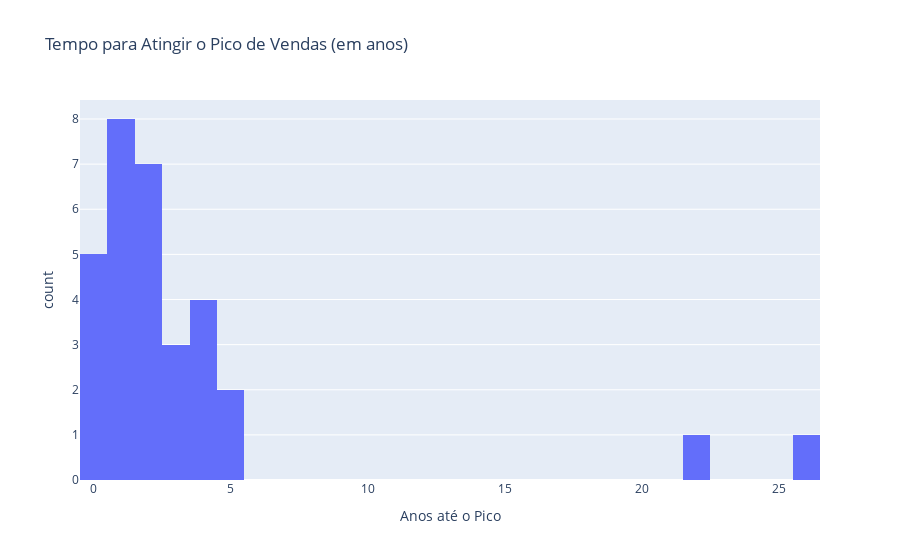

Write notebook code for a chart like this one.
### Code cell
# Plotando a distribuição do tempo para o pico de vendas
fig = px.histogram(
    peak_time,
    x='years_to_peak',
    title="Tempo para Atingir o Pico de Vendas (em anos)",
    labels={'years_to_peak': 'Anos até o Pico'},
    nbins=30
)
fig.show()

### Figure 1 — Plotly figure (JSON) as saved in the notebook; plotly's stock layout.template omitted (floating-point values rounded to 4 significant figures)
{"data": [{"alignmentgroup": "True", "bingroup": "x", "hovertemplate": "Anos até o Pico=%{x}<br>count=%{y}<extra></extra>", "legendgroup": "", "marker": {"color": "#636efa", "pattern": {"shape": ""}}, "name": "", "nbinsx": 30, "offsetgroup": "", "orientation": "v", "showlegend": false, "type": "histogram", "x": [1, 1, 0, 2, 22, 1, 4, 1, 2, 0, 3, 2, 1, 26, 0, 4, 4, 5, 2, 2, 1, 1, 0, 3, 0, 1, 3, 2, 5, 4, 2], "xaxis": "x", "yaxis": "y"}], "layout": {"barmode": "relative", "legend": {"tracegroupgap": 0}, "title": {"text": "Tempo para Atingir o Pico de Vendas (em anos)"}, "xaxis": {"anchor": "y", "domain": [0, 1], "title": {"text": "Anos até o Pico"}}, "yaxis": {"anchor": "x", "domain": [0, 1], "title": {"text": "count"}}}}
